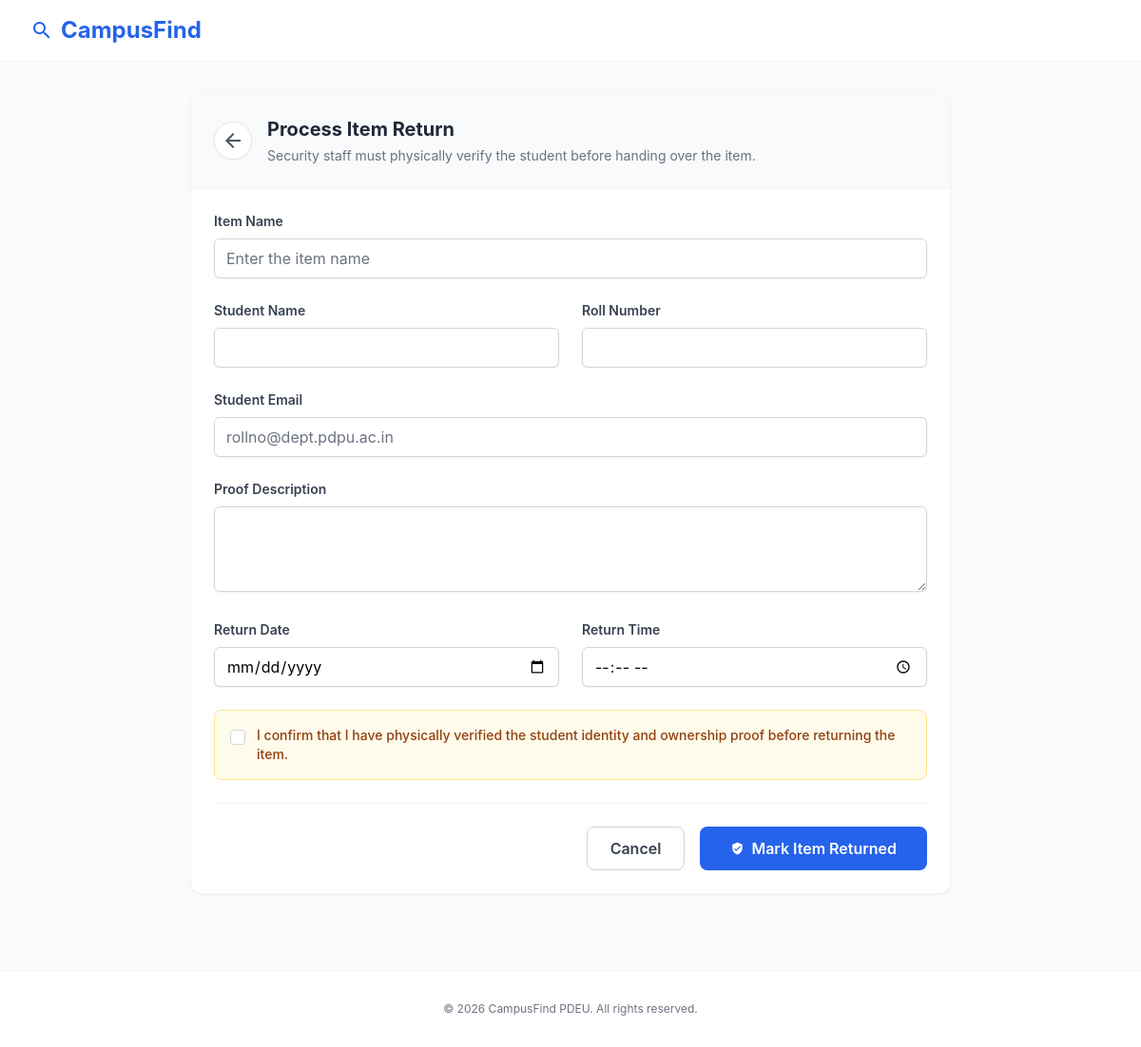
The app's page /claim?item_id=3 (signed in), older data.
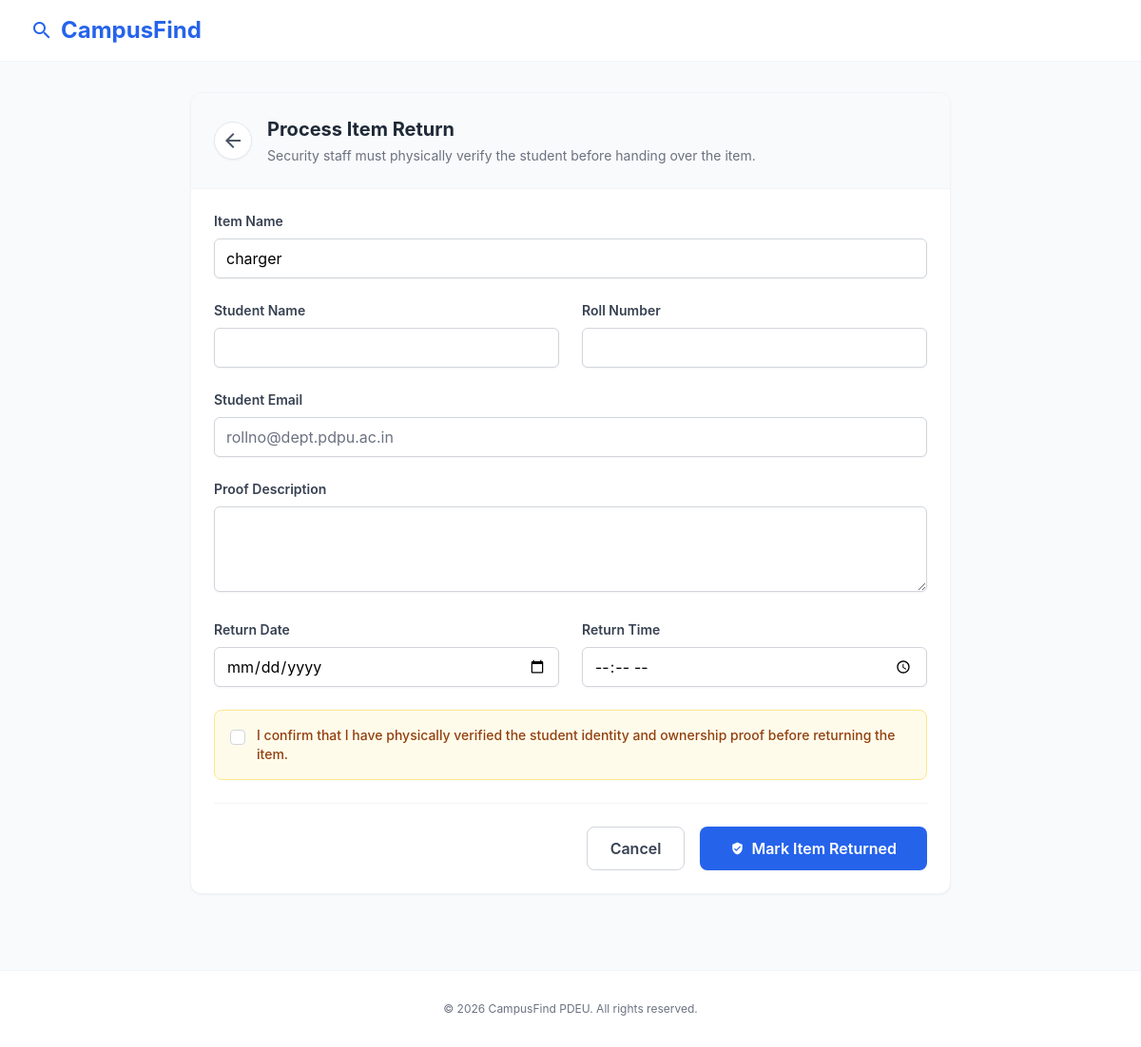
The same page, newer data.
### app.py (models this page shows)
class Item(db.Model):
    id = db.Column(db.Integer, primary_key=True)
    name = db.Column(db.String(100), nullable=False)
    category = db.Column(db.String(50), nullable=False)
    type = db.Column(db.String(20), nullable=False)
    date = db.Column(db.String(20), nullable=False)
    location = db.Column(db.String(100), nullable=False)
    description = db.Column(db.Text, nullable=False)
    status = db.Column(db.String(20), default="active")
    reported_by = db.Column(db.Integer, db.ForeignKey("user.id"), nullable=False)
    created_at = db.Column(db.DateTime, default=datetime.utcnow)

### app.py (the view, shortened to what this page needs)
@app.route("/claim", methods=["GET", "POST"])
def claim():
    if "user" not in session or session.get("role") != "staff":
        return redirect(url_for("login"))
    selected_item_id = request.args.get("item_id")
    selected_item_name = ""
    if selected_item_id:
        selected_item = Item.query.get(selected_item_id)
        if selected_item:
            selected_item_name = selected_item.name
    items = Item.query.filter_by(status="active", type="found").all()
    return render_template("claim.html", items=items, selected_item_id=selected_item_id, selected_item_name=selected_item_name)

### templates/claim.html (shortened to what the changed rows need)
<!DOCTYPE html>
<html lang="en">
<head>
  <script src="https://cdn.tailwindcss.com?plugins=forms,container-queries"></script>
</head>
<body>
  <main class="max-w-7xl mx-auto px-4 sm:px-6 lg:px-8 py-8">
    <div class="form-container mx-auto bg-white rounded-card shadow-sm border border-gray-100 overflow-hidden">
      <div class="p-6 border-b border-gray-100 bg-gray-50 flex items-center">
        <div>
          <h2 class="text-xl font-bold text-gray-800">Process Item Return</h2>
        </div>
      </div>
      <form action="/claim" method="POST" class="p-6 space-y-6">
        <div>
          <label class="block text-sm font-semibold text-gray-700 mb-2">Item Name</label>
          <input type="text" name="item_name" required placeholder="Enter the item name" {% if selected_item_name
            %}value="{{ selected_item_name }}" {% endif %}
            class="w-full rounded-md border-gray-300 shadow-sm focus:border-blue-500 focus:ring-blue-500">
        </div>
      </form>
    </div>
  </main>
</body>
</html>

Row changes from the older to the newer data that the page shows:
added Item: item_name "charger"
